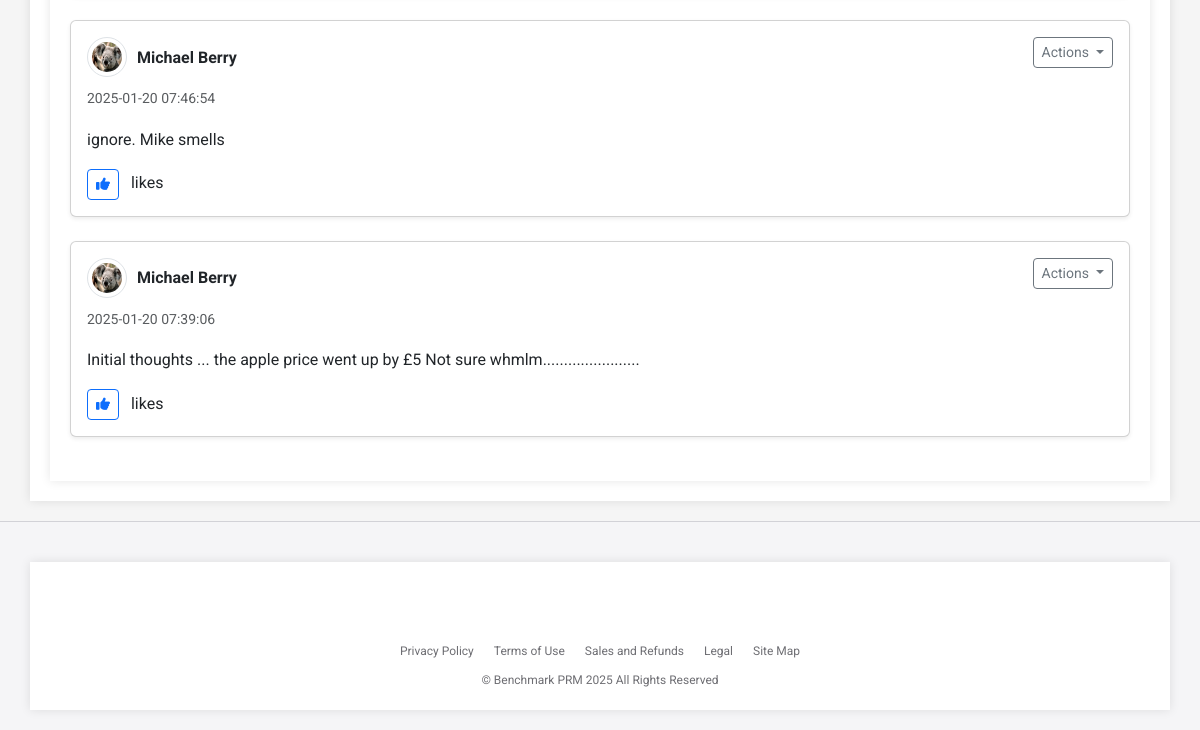
Page /manage/1/market_map (signed in, lower part) on the earlier database version.
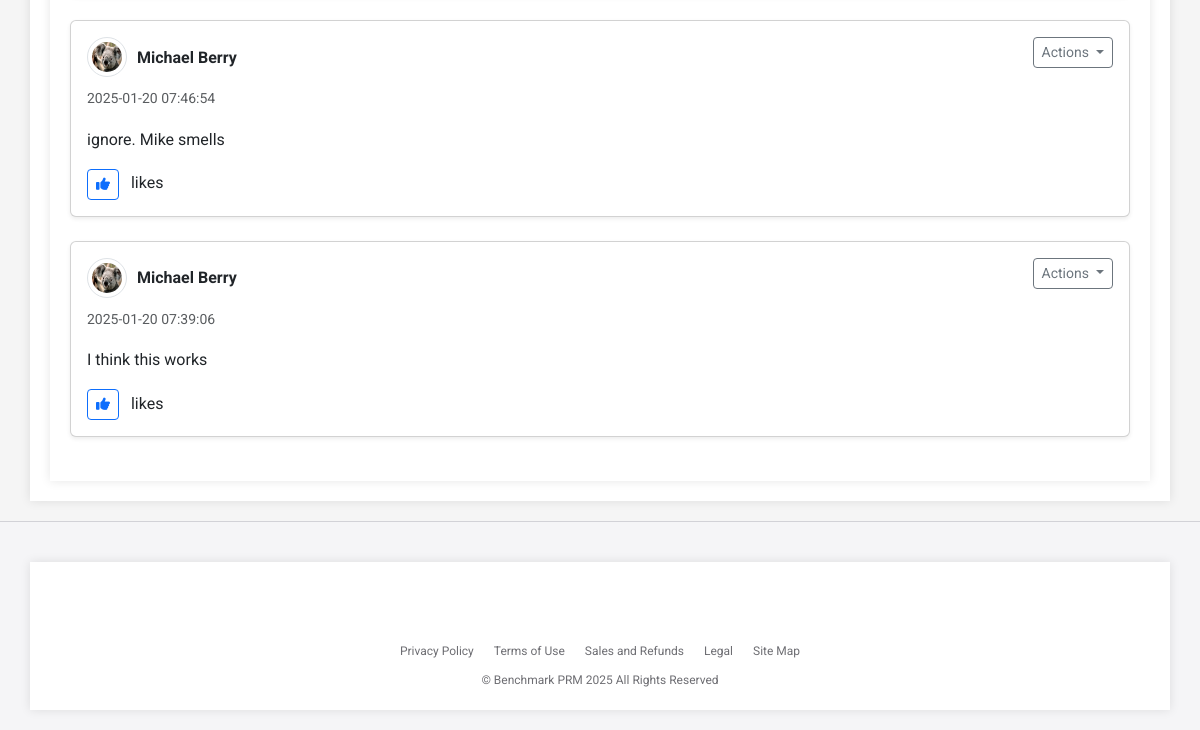
Same page on the later database version.
### app.py (models this page shows, shortened)
class Comment(db.Model):
    id = db.Column(db.Integer, primary_key=True)
    note = db.Column(db.Text, nullable=False)
    date = db.Column(db.DateTime, default=datetime.utcnow)
    user_id = db.Column(db.Integer, db.ForeignKey('user.id'), nullable=False)
    project_id = db.Column(db.Integer, db.ForeignKey('project.id'), nullable=False)
    user = db.relationship('User', backref=db.backref('comments', lazy=True))
    project = db.relationship('Project', backref=db.backref('comments', lazy=True))

class User(db.Model, UserMixin):
    id = db.Column(db.Integer, primary_key=True)
    username = db.Column(db.String(20), unique=True, nullable=False)
    email = db.Column(db.String(120), unique=True, nullable=False)  # Added email field
    password_hash = db.Column(db.String(128), nullable=False)
    profile_image = db.Column(db.String(255), nullable=True)  # Add profile_image field
    role = db.Column(db.String(50), nullable=False)  # Add role field
    @property
    def profile_image_url(self):
        if self.profile_image:
            return url_for('static', filename='uploads/' + self.profile_image)
        return url_for('static', filename='uploads/default_profile.png')  # Default profile image

### app.py (the view, shortened to what this page needs)
@app.route('/manage/<int:project_id>/market_map', methods=['GET', 'POST'])
@login_required
def market_map(project_id):
    project = Project.query.get_or_404(project_id)
    if project.user_id != current_user.id and current_user not in project.shared_users:
        flash('You are not authorized to manage this project.', 'danger')
        return redirect(url_for('dashboard'))
    products = Product.query.filter_by(project_id=project_id).all()
    value_drivers = ValueDriver.query.filter_by(project_id=project_id).all()
    comments = Comment.query.filter_by(project_id=project_id).order_by(Comment.date.desc()).all()
    products_by_brand = defaultdict(list)
    for product in products:
        products_by_brand[product.brand_name].append(product)
    num_brands = len(products_by_brand)
    brand_colors = generate_colors(num_brands)
    brand_color_map = {brand: brand_colors[i] for i, brand in enumerate(products_by_brand)}
    scatter_data = []
    bar_chart_data = {}
    for product in products:
        total_weighted_score = 0
        product_ratings = Rating.query.options(joinedload(Rating.value_driver)).filter_by(product_id=product.id).all()
        product_bar_chart_data = {}
        for vd in value_drivers:
            product_bar_chart_data[vd.value_driver] = None
        if product_ratings:
            for rating in product_ratings:
                total_weighted_score += rating.score * (rating.value_driver.weighting / 100)
                product_bar_chart_data[rating.value_driver.value_driver] = rating.score
        for vd in value_drivers:
            bar_chart_data.setdefault(vd.value_driver, []).append(product_bar_chart_data[vd.value_driver])
        scatter_data.append({
            'name': product.product_name,
            'price': product.price,
            'score': total_weighted_score,
            'brand': product.brand_name,  # Add brand to scatter data
            'color': brand_color_map[product.brand_name]  # Add color to scatter data
        })
    product_names = [product.product_name for product in products]
    value_driver_names = [vd.value_driver for vd in value_drivers] # Get Value Driver Names
    return render_template('market_map.html', project=project, scatter_data=scatter_data, bar_chart_data=bar_chart_data, value_driver_names=value_driver_names, product_names=product_names, brand_color_map=brand_color_map, comments=comments, value_drivers=value_drivers)

### app.py (called while the page is built)
@login_manager.user_loader
def load_user(user_id):
    return User.query.get(int(user_id))

def generate_colors(num_colors):
    colors = []
    for i in range(num_colors):
        hue = i * (360 / num_colors)
        colors.append(f"hsl({hue}, 70%, 60%)")
    return colors

### templates/market_map.html (shortened to what this page needs)
{% extends 'base.html' %}
{% block content %}
<div class="container mt-4">
    <div class="row">
        {% for comment in comments %}
        <div class="col-md-12">
            <div class="card mb-4 shadow-sm">
                <div class="card-body">
                    <div class="d-flex justify-content-between">
                        <div>
                            <div class="d-flex align-items-center mb-2">
                                <img src="{{ comment.user.profile_image_url }}" alt="{{ comment.user.username }}'s profile image" class="img-thumbnail" style="width: 40px; height: 40px; border-radius: 50%; margin-right: 10px;">
                                <strong>{{ comment.user.username }}</strong>
                            </div>
                            <p class="card-text"><small class="text-muted">{{ comment.date.strftime('%Y-%m-%d %H:%M:%S') }}</small></p>
                            <p class="card-text">{{ comment.note }}</p>
                            <button class="btn btn-sm btn-outline-primary" onclick="likeComment({{ comment.id }})">
                                <i class="fas fa-thumbs-up"></i>
                            </button>
                            <span class="ml-2" id="likes-count-{{ comment.id }}">{{ comment.likes_count }} likes</span>
                        </div>
                        <div class="dropdown">
                            <button class="btn btn-sm btn-outline-secondary dropdown-toggle" type="button" id="dropdownMenuButton{{ comment.id }}" data-toggle="dropdown" aria-haspopup="true" aria-expanded="false">
                                Actions
                            </button>
                        </div>
                    </div>
                </div>
            </div>
        </div>
        {% endfor %}
    </div>
</div>
{% endblock %}

### templates/base.html (shortened to what this page needs)
<!DOCTYPE html>
<html lang="en">
<head>
    <link rel="stylesheet" href="https://stackpath.bootstrapcdn.com/bootstrap/4.5.2/css/bootstrap.min.css">
    <link rel="stylesheet" href="https://cdnjs.cloudflare.com/ajax/libs/font-awesome/6.0.0/css/all.min.css">
    <link href="https://cdn.jsdelivr.net/npm/bootstrap@5.3.2/dist/css/bootstrap.min.css" rel="stylesheet">
</head>
<body>
    <div class="container">
        {% block content %}{% endblock %}
    </div>
    <footer class="footer">
        <div class="container">
            <ul class="footer-links">
                <li><a href="#">Privacy Policy</a></li>
                <li><a href="#">Terms of Use</a></li>
                <li><a href="#">Sales and Refunds</a></li>
                <li><a href="#">Legal</a></li>
                <li><a href="#">Site Map</a></li>
            </ul>
            <div class="footer-copyright">
                &copy; Benchmark PRM 2025 All Rights Reserved
            </div>
        </div>
    </footer>
</body>
</html>

### templates/base.html (style rules this page uses)
body { font-family: 'Roboto', sans-serif; background-color: #F5F5F5; color: #333333; line-height: 1.6; margin: 0; }
a { color: #4169E1; }
.container { background-color: #FFFFFF; padding: 20px; margin-top: 20px; box-shadow: 0 0 10px rgba(0,0,0,0.1); padding-top: 80px; }
.footer { background-color: #f5f5f7; color: #6e6e73; padding: 20px 0; font-size: 12px; border-top: 1px solid #d2d2d7; width: 100%; margin-top: 20px; }
.footer-links { list-style: none; padding: 0; margin: 0; display: flex; justify-content: center; }
.footer-links li { margin: 0 10px; }
.footer-links a { color: #6e6e73; text-decoration: none; }
.footer-copyright { margin-top: 10px; text-align: center; }

Differences in the rows shown:
changed Comment: note "Initial thoughts ... the apple price went up by £5 Not sure whmlm......................." → "I think this works"
